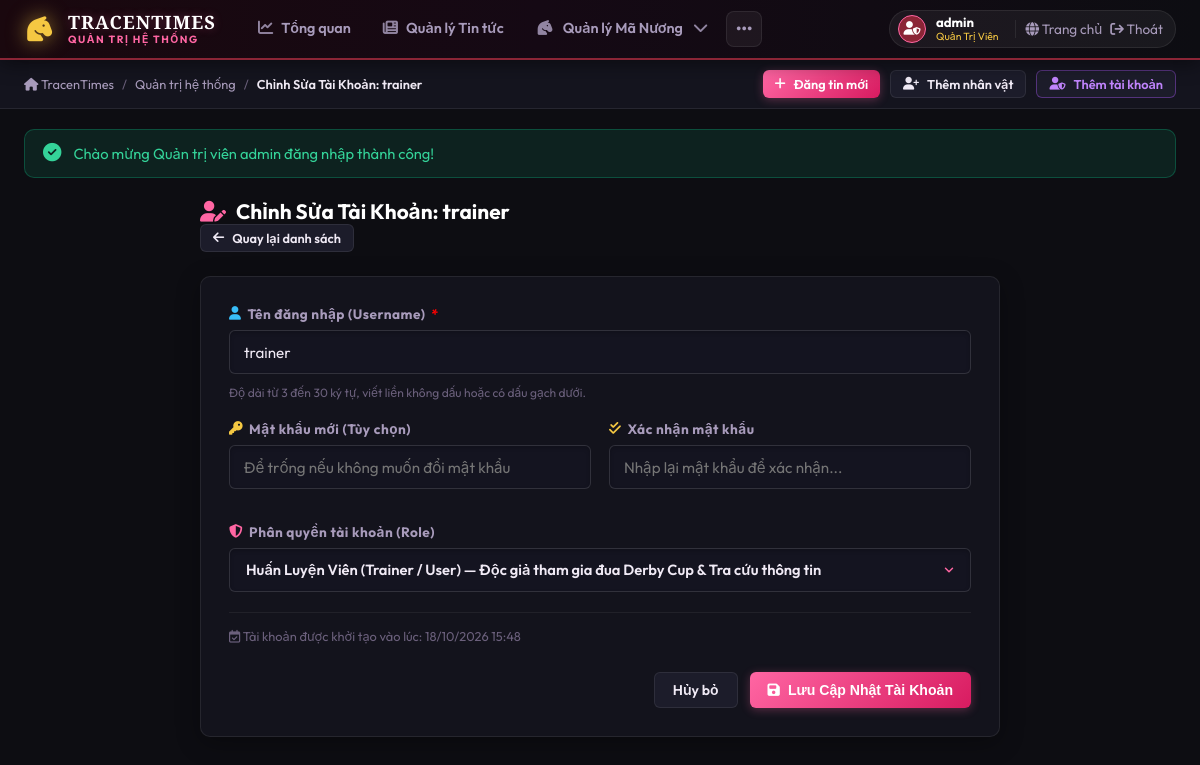
The page /modules/admin/user_form.php?id=2 (signed in) on the database its author committed.
### tables this page shows
CREATE TABLE IF NOT EXISTS `users` (
    `id` INT AUTO_INCREMENT PRIMARY KEY,
    `username` VARCHAR(50) NOT NULL UNIQUE,
    `password` VARCHAR(255) NOT NULL,
    `role` ENUM('admin', 'user') NOT NULL DEFAULT 'user',
    `created_at` TIMESTAMP DEFAULT CURRENT_TIMESTAMP
);

### core/Helper.php (called while the page is built, shortened)
<?php
class Helper {
    public static function asset(?string $path, ?string $fallback = null): string {
        $relPath = ltrim($path, '/');
        $filePathOnly = explode('?', $relPath)[0];
        $fullPath = __DIR__ . '/../' . $filePathOnly;
        return BASE_URL . '/' . $relPath;
    }
    public static function url(string $path): string {
        return BASE_URL . '/' . ltrim($path, '/');
    }
    public static function formatDate(?string $datetime, string $format = 'd/m/Y H:i'): string {
        $ts = strtotime($datetime);
        return $ts ? date($format, $ts) : htmlspecialchars($datetime);
    }
    public static function getFlash(string $key): ?string {
        $sessionKey = 'flash_' . $key;
        if (isset($_SESSION[$sessionKey])) {
            $msg = $_SESSION[$sessionKey];
            return $msg;
        }
        return null;
    }
}

### core/Auth.php (called while the page is built, shortened)
<?php
class Auth {
    public static function username(): ?string {
        return $_SESSION['username'] ?? null;
    }
}

### config/app.php (called while the page is built, shortened)
<?php
spl_autoload_register(function ($class) {
    $coreFile = __DIR__ . '/../core/' . $class . '.php';
    if (file_exists($coreFile)) {
        return;
    }
});

### config/database.php (called while the page is built)
<?php
return [
    'host'     => 'localhost',
    'dbname'   => 'tracen_times',
    'username' => 'root',
    'password' => '',
    'charset'  => 'utf8mb4',
    'options'  => [
        PDO::ATTR_ERRMODE            => PDO::ERRMODE_EXCEPTION,
        PDO::ATTR_DEFAULT_FETCH_MODE => PDO::FETCH_ASSOC,
        PDO::ATTR_EMULATE_PREPARES   => false,
    ]
];

### core/Database.php (called while the page is built, shortened)
<?php
class Database {
    private static ?PDO $instance = null;
    public static function getConnection(): PDO {
        if (self::$instance === null) {
            $config = require __DIR__ . '/../config/database.php';
            $dsn = "mysql:host={$config['host']};dbname={$config['dbname']};charset={$config['charset']}";
            try {
                self::$instance = new PDO($dsn, $config['username'], $config['password'], $config['options']);
            } catch (PDOException $e) {
                die("Lỗi kết nối CSDL (TracenTimes PDO): " . htmlspecialchars($e->getMessage()));
            }
        }
        return self::$instance;
    }
}

### modules/auth/AuthService.php (called while the page is built, shortened)
<?php
class AuthService {
    private AuthDAO $dao;
    public function __construct() {
        $this->dao = new AuthDAO();
    }
    public function getUser(int $id): ?array {
        return $this->dao->findById($id);
    }
}

### modules/auth/AuthDAO.php (called while the page is built, shortened)
<?php
class AuthDAO {
    private PDO $db;
    public function __construct() {
        $this->db = Database::getConnection();
    }
    public function findById(int $id): ?array {
        $stmt = $this->db->prepare("SELECT id, username, role, created_at FROM `users` WHERE `id` = ? LIMIT 1");
        $stmt->execute([$id]);
        $row = $stmt->fetch();
        return $row ?: null;
    }
}

### modules/admin/user_form.php (the view, shortened to what this page needs)
<?php
require_once __DIR__ . '/../../config/app.php';
require_once __DIR__ . '/../auth/AuthDAO.php';
require_once __DIR__ . '/../auth/AuthService.php';
$authService = new AuthService();
$id = isset($_GET['id']) ? (int)$_GET['id'] : 0;
$isEdit = ($id > 0);
$userItem = null;
if ($isEdit) {
    $userItem = $authService->getUser($id);
}
$pageTitle = $isEdit ? 'Chỉnh Sửa Tài Khoản: ' . htmlspecialchars($userItem['username']) : 'Thêm Tài Khoản Mới';
include __DIR__ . '/../../includes/admin_header.php';
?>
<div class="admin-container" style="max-width: 800px; margin: 0 auto;">
    <div class="admin-toolbar" style="margin-bottom: 24px;">
        <div class="admin-toolbar__left">
            <h2 style="margin:0; font-size:1.3rem; font-weight:700; color:#fff; display:flex; align-items:center; gap:10px;">
                <i class="fas <?= $isEdit ? 'fa-user-pen' : 'fa-user-plus' ?>" style="color:var(--adm-pink);"></i>
                <?= $pageTitle ?>
            </h2>
        </div>
        <div class="admin-toolbar__right">
            <a href="<?= Helper::url('modules/admin/users_manage.php') ?>" class="btn-adm btn-adm-secondary btn-adm-sm">
                <i class="fas fa-arrow-left"></i> Quay lại danh sách
            </a>
        </div>
    </div>
    <div style="background:var(--adm-surface); border:1px solid var(--adm-border); border-radius:var(--adm-radius); padding:28px; box-shadow:0 6px 24px rgba(0,0,0,0.3);">
        <form method="POST">
            <div class="form-group">
                <label class="form-label">
                    <i class="fas fa-user" style="color:var(--adm-cyan);"></i> Tên đăng nhập (Username) <span style="color:red;">*</span>
                </label>
                <input type="text" name="username" class="form-input" required
                       placeholder="Ví dụ: trainer_tachyon, special_admin..."
                       value="<?= htmlspecialchars($_POST['username'] ?? $userItem['username'] ?? '') ?>">
                <div style="font-size:0.75rem; color:var(--adm-text-dim); margin-top:4px;">
                    Độ dài từ 3 đến 30 ký tự, viết liền không dấu hoặc có dấu gạch dưới.
                </div>
            </div>
            <div class="form-grid">
                <div class="form-group">
                    <label class="form-label">
                        <i class="fas fa-key" style="color:var(--adm-gold);"></i>
                        <?= $isEdit ? 'Mật khẩu mới (Tùy chọn)' : 'Mật khẩu đăng nhập' ?> <span style="color:<?= $isEdit ? 'transparent' : 'red' ?>;">*</span>
                    </label>
                    <input type="password" name="password" class="form-input"
                           placeholder="<?= $isEdit ? 'Để trống nếu không muốn đổi mật khẩu' : 'Nhập ít nhất 6 ký tự...' ?>"
                           <?= $isEdit ? '' : 'required' ?>>
                </div>
                <div class="form-group">
                    <label class="form-label">
                        <i class="fas fa-check-double" style="color:var(--adm-gold);"></i> Xác nhận mật khẩu
                    </label>
                    <input type="password" name="confirm_password" class="form-input"
                           placeholder="Nhập lại mật khẩu để xác nhận...">
                </div>
            </div>
            <div class="form-group">
                <label class="form-label">
                    <i class="fas fa-shield-halved" style="color:var(--adm-pink);"></i> Phân quyền tài khoản (Role)
                </label>
                <?php if ($isEdit && $id === 1): ?>
                    <input type="hidden" name="role" value="admin">
                    <div style="padding:12px 16px; background:rgba(245, 158, 11, 0.1); border:1px solid rgba(245, 158, 11, 0.3); border-radius:6px; color:#f59e0b; font-size:0.9rem; font-weight:700; display:flex; align-items:center; gap:8px;">
                        <i class="fas fa-crown"></i> Quản Trị Viên Tối Cao (Root Admin) — Quyền hạn cố định, được bảo vệ bởi hệ thống
                    </div>
                <?php else: ?>
                    <?php $selectedRole = $_POST['role'] ?? $userItem['role'] ?? 'user'; ?>
                    <select name="role" class="form-select">
                        <option value="user" <?= ($selectedRole === 'user') ? 'selected' : '' ?>>
                            Huấn Luyện Viên (Trainer / User) — Độc giả tham gia đua Derby Cup & Tra cứu thông tin
                        </option>
                    </select>
                <?php endif; ?>
            </div>
            <?php if ($isEdit && !empty($userItem['created_at'])): ?>
                <div style="font-size:0.8rem; color:var(--adm-text-dim); margin-top:15px; padding-top:15px; border-top:1px solid rgba(255,255,255,0.06);">
                    <i class="far fa-calendar-check"></i> Tài khoản được khởi tạo vào lúc: <?= Helper::formatDate($userItem['created_at']) ?>
                </div>
            <?php endif; ?>
            <div style="display:flex; justify-content:flex-end; gap:12px; margin-top:28px;">
                <a href="<?= Helper::url('modules/admin/users_manage.php') ?>" class="btn-adm btn-adm-secondary">Hủy bỏ</a>
                <button type="submit" class="btn-adm btn-adm-primary">
                    <i class="fas fa-save"></i> <?= $isEdit ? 'Lưu Cập Nhật Tài Khoản' : 'Tạo Tài Khoản Mới' ?>
                </button>
            </div>
        </form>
    </div>
</div>
<?php include __DIR__ . '/../../includes/admin_footer.php'; ?>

### includes/admin_header.php (shortened to what this page needs)
<?php
require_once __DIR__ . '/../config/app.php';
$currentScript = basename($_SERVER['PHP_SELF']);
?>
<!DOCTYPE html>
<html lang="vi">
<head>
    <link rel="stylesheet" href="https://cdnjs.cloudflare.com/ajax/libs/font-awesome/6.5.2/css/all.min.css">
    <link rel="stylesheet" href="<?= Helper::asset('css/admin.css?v=' . time()) ?>">
</head>
<body class="ops-body">
    <header class="ops-header">
        <div class="ops-header__brand">
            <a href="<?= Helper::url('modules/admin/index.php') ?>" class="ops-logo">
                <i class="fas fa-horse-head ops-logo__icon"></i>
                <div class="ops-logo__text">
                    <span class="ops-logo__title">TRACENTIMES</span>
                    <span class="ops-logo__subtitle">QUẢN TRỊ HỆ THỐNG</span>
                </div>
            </a>
        </div>
        <nav class="ops-nav">
            <a href="<?= Helper::url('modules/admin/index.php') ?>" class="ops-nav__link <?= ($currentScript === 'index.php') ? 'active' : '' ?>">
                <i class="fas fa-chart-line"></i>
                <span>Tổng quan</span>
            </a>
            <a href="<?= Helper::url('modules/admin/news_manage.php') ?>" class="ops-nav__link ops-nav__link--news <?= (strpos($currentScript, 'news') !== false) ? 'active' : '' ?>">
                <i class="fas fa-newspaper"></i>
                <span>Quản lý Tin tức</span>
            </a>
            <div class="ops-nav__dropdown <?= (strpos($currentScript, 'char') !== false || strpos($currentScript, 'stats') !== false) ? 'active' : '' ?>">
                <a href="javascript:void(0)" id="btn-char-dropdown" class="ops-nav__link ops-nav__dropdown-toggle <?= (strpos($currentScript, 'char') !== false || strpos($currentScript, 'stats') !== false) ? 'active' : '' ?>">
                    <i class="fas fa-horse-head"></i>
                    <span>Quản lý Mã Nương</span>
                    <i class="fas fa-chevron-down ops-nav__caret"></i>
                </a>
            </div>
            <div class="ops-nav__more" id="ops-nav-more">
                <button type="button" class="ops-nav__more-btn" id="ops-nav-more-btn" title="Chức năng thêm" aria-label="Xem thêm chức năng">
                    <i class="fas fa-ellipsis"></i>
                </button>
            </div>
        </nav>
        <div class="ops-header__tools">
            <div class="ops-user-menu">
                <div class="ops-user-avatar">
                    <i class="fas fa-user-shield"></i>
                </div>
                <div class="ops-user-details">
                    <span class="ops-user-name"><?= htmlspecialchars(Auth::username() ?? 'Admin') ?></span>
                    <span class="ops-user-role">Quản Trị Viên</span>
                </div>
                <div class="ops-user-actions">
                    <a href="<?= Helper::url('index.php') ?>" title="Xem Trang Chủ Độc Giả" class="ops-user-action-btn">
                        <i class="fas fa-globe"></i> Trang chủ
                    </a>
                    <a href="<?= Helper::url('pages/logout.php') ?>" title="Đăng Xuất" class="ops-user-action-btn ops-logout">
                        <i class="fas fa-arrow-right-from-bracket"></i> Thoát
                    </a>
                </div>
            </div>
        </div>
    </header>
    <div class="ops-ribbon">
        <div class="ops-ribbon__left">
            <div class="ops-breadcrumb">
                <a href="<?= Helper::url('index.php') ?>"><i class="fas fa-home"></i> TracenTimes</a>
                <span class="ops-bc-sep">/</span>
                <a href="<?= Helper::url('modules/admin/index.php') ?>">Quản trị hệ thống</a>
                <span class="ops-bc-sep">/</span>
                <span class="ops-bc-current"><?= $pageTitle ?? 'Tổng quan' ?></span>
            </div>
        </div>
        <div class="ops-ribbon__right">
            <div style="display:flex; gap:10px; flex-wrap:wrap;">
                <a href="<?= Helper::url('modules/admin/news_form.php') ?>" class="btn-adm btn-adm-primary btn-adm-sm">
                    <i class="fas fa-plus"></i> Đăng tin mới
                </a>
                <a href="<?= Helper::url('modules/admin/char_form.php') ?>" class="btn-adm btn-adm-secondary btn-adm-sm">
                    <i class="fas fa-user-plus"></i> Thêm nhân vật
                </a>
                <a href="<?= Helper::url('modules/admin/user_form.php') ?>" class="btn-adm btn-adm-secondary btn-adm-sm" style="border-color:rgba(168, 85, 247, 0.4); color:#c084fc;">
                    <i class="fas fa-user-shield"></i> Thêm tài khoản
                </a>
            </div>
        </div>
    </div>
    <main class="ops-content">
        <?php if ($successMsg = Helper::getFlash('success')): ?>
            <div class="ops-alert ops-alert-success">
                <span><?= htmlspecialchars($successMsg) ?></span>
            </div>
        <?php endif; ?>

### rows shown on the page
users: username "Chỉnh Sửa Tài Khoản: trainer", username "trainer", role "Huấn Luyện Viên (Trainer / User) — Độc giả tham gia đua Derby Cup & Tra cứu thông tin", created_at "18/10/2026 15:48"

### other values the page prints
Auth::username() "admin"
$successMsg "Chào mừng Quản trị viên admin đăng nhập thành công!"
